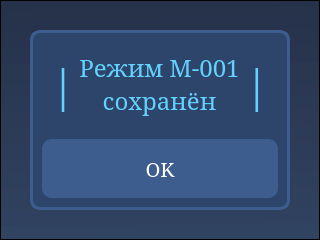
   <widget class="QFrame" name="save_file_layout">
    <property name="enabled">
     <bool>true</bool>
    </property>
    <property name="geometry">
     <rect>
      <x>-240</x>
      <y>190</y>
      <width>320</width>
      <height>240</height>
     </rect>
    </property>
    <property name="styleSheet">
     <string notr="true">QFrame {
	background-color: qlineargradient(spread:reflect, x1:0.559, y1:1, x2:0.548, y2:0, stop:0 rgba(39, 58, 89, 200), stop:1 rgba(27, 39, 65, 200));
}</string>
    </property>
    <property name="frameShape">
     <enum>QFrame::StyledPanel</enum>
    </property>
    <property name="frameShadow">
     <enum>QFrame::Raised</enum>
    </property>
    <widget class="QFrame" name="save_file_frame">
     <property name="enabled">
      <bool>true</bool>
     </property>
     <property name="geometry">
      <rect>
       <x>30</x>
       <y>30</y>
       <width>260</width>
       <height>180</height>
      </rect>
     </property>
     <property name="styleSheet">
      <string notr="true">QFrame{
	background-color: rgb(46, 69, 107);
	border: 3px solid rgb(62, 93, 143);
	border-radius: 10px 
}
</string>
     </property>
     <property name="frameShape">
      <enum>QFrame::StyledPanel</enum>
     </property>
     <property name="frameShadow">
      <enum>QFrame::Raised</enum>
     </property>
     <layout class="QVBoxLayout" name="verticalLayout_13">
      <property name="spacing">
       <number>12</number>
      </property>
      <item>
       <widget class="QFrame" name="frame">
        <property name="contextMenuPolicy">
         <enum>Qt::NoContextMenu</enum>
        </property>
        <property name="toolTip">
         <string/>
        </property>
        <property name="styleSheet">
         <string notr="true">background-color: rgba(0, 0, 0, 0);
border: 0px solid rgba(0, 0, 0, 0);</string>
        </property>
        <property name="frameShape">
         <enum>QFrame::StyledPanel</enum>
        </property>
        <property name="frameShadow">
         <enum>QFrame::Raised</enum>
        </property>
        <layout class="QHBoxLayout" name="horizontalLayout_8">
         <property name="spacing">
          <number>12</number>
         </property>
         <item>
          <widget class="QLabel" name="save_decor_2">
           <property name="enabled">
            <bool>true</bool>
           </property>
           <property name="minimumSize">
            <size>
             <width>1</width>
             <height>0</height>
            </size>
           </property>
           <property name="font">
            <font>
             <family>MS Serif</family>
             <pointsize>32</pointsize>
            </font>
           </property>
           <property name="styleSheet">
            <string notr="true">QLabel{
	background-color: none;
	color: rgb(99,209,254);
	border: none
}
</string>
           </property>
           <property name="text">
            <string>|</string>
           </property>
           <property name="alignment">
            <set>Qt::AlignLeading|Qt::AlignLeft|Qt::AlignVCenter</set>
           </property>
          </widget>
         </item>
         <item>
          <widget class="QLabel" name="save_file_label">
           <property name="enabled">
            <bool>true</bool>
           </property>
           <property name="maximumSize">
            <size>
             <width>174</width>
             <height>16777215</height>
            </size>
           </property>
           <property name="font">
            <font>
             <family>MS Serif</family>
             <pointsize>18</pointsize>
            </font>
           </property>
           <property name="styleSheet">
            <string notr="true">QLabel{
	background-color: none;
	font-size: 18pt;
	color: rgb(99,209,254);
	border: none
}
</string>
           </property>
           <property name="text">
            <string>Режим M-001
сохранён</string>
           </property>
           <property name="alignment">
            <set>Qt::AlignCenter</set>
           </property>
          </widget>
         </item>
         <item>
          <widget class="QLabel" name="save_decor_1">
           <property name="enabled">
            <bool>true</bool>
           </property>
           <property name="minimumSize">
            <size>
             <width>1</width>
             <height>0</height>
            </size>
           </property>
           <property name="font">
            <font>
             <family>MS Serif</family>
             <pointsize>32</pointsize>
            </font>
           </property>
           <property name="styleSheet">
            <string notr="true">QLabel{
	background-color: none;
	color: rgb(99,209,254);
	border: none
}
</string>
           </property>
           <property name="text">
            <string>|</string>
           </property>
           <property name="alignment">
            <set>Qt::AlignRight|Qt::AlignTrailing|Qt::AlignVCenter</set>
           </property>
          </widget>
         </item>
        </layout>
       </widget>
      </item>
      <item>
       <widget class="QPushButton" name="ok_button_save">
        <property name="enabled">
         <bool>true</bool>
        </property>
        <property name="sizePolicy">
         <sizepolicy hsizetype="Ignored" vsizetype="Ignored">
          <horstretch>0</horstretch>
          <verstretch>0</verstretch>
         </sizepolicy>
        </property>
        <property name="minimumSize">
         <size>
          <width>1</width>
          <height>1</height>
         </size>
        </property>
        <property name="font">
         <font>
          <family>MS Serif</family>
          <pointsize>15</pointsize>
         </font>
        </property>
        <property name="focusPolicy">
         <enum>Qt::NoFocus</enum>
        </property>
        <property name="styleSheet">
         <string notr="true">QPushButton {
	background-color: rgb(62, 93, 143);
	border: none;
	border-radius: 10px;
	color: white
}

QPushButton:pressed{
	background-color: rgb(84, 126, 193);
}</string>
        </property>
        <property name="text">
         <string>OK</string>
        </property>
        <property name="iconSize">
         <size>
          <width>0</width>
          <height>45</height>
         </size>
        </property>
       </widget>
      </item>
     </layout>
    </widget>
   </widget>
